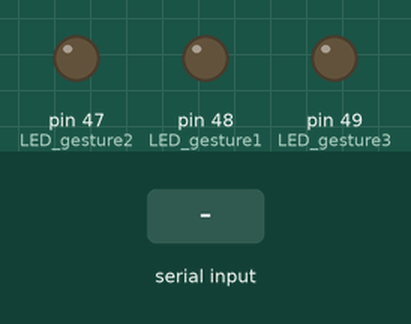
Recording of a sketch running on a simulated Arduino Mega 2560, built with avr-gcc and run on an emulated ATmega2560. On the bench: output pins drawn as LEDs (lit = HIGH). Inputs (shaded band) come from the test bench.

Above: at 1.2 s.
1.3 s: "1" received over Serial
At 1.9 s:
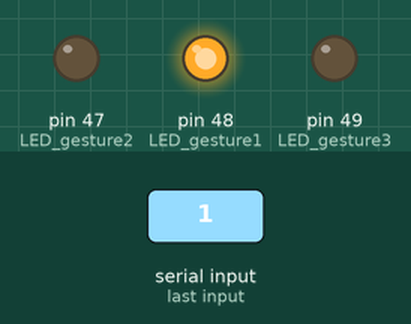
2.8 s: "2" received over Serial
At 4.0 s:
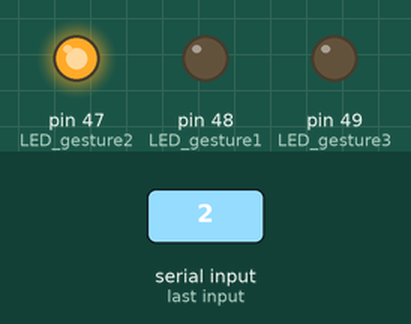
4.3 s: "3" received over Serial
At 5.3 s:
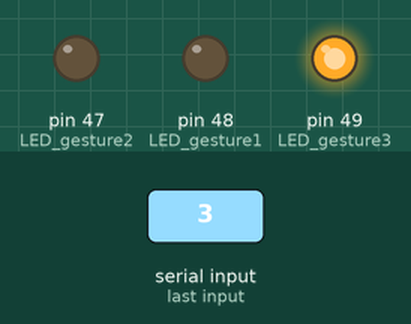
5.8 s: "0" received over Serial
At 6.5 s:
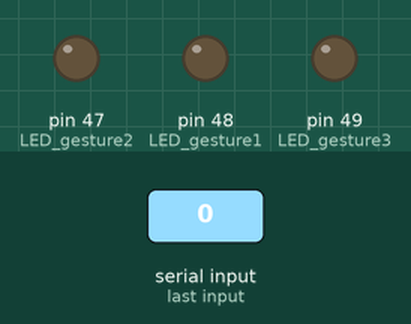
Timing chart, 0 to 8.3 s (numbered marks = the images above; inputs shaded):
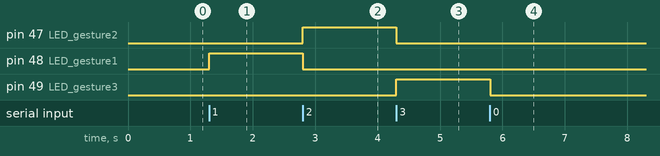

Measured:
- after the input at 1.3 s, pin 48 (LED_gesture1): LOW → HIGH at once
- after the input at 2.8 s, pin 47 (LED_gesture2): LOW → HIGH at once; pin 48 (LED_gesture1): HIGH → LOW at once
- after the input at 4.3 s, pin 47 (LED_gesture2): HIGH → LOW at once; pin 49 (LED_gesture3): LOW → HIGH at once
- after the input at 5.8 s, pin 49 (LED_gesture3): HIGH → LOW at once

The sketch:

2_WhiskSpeed.ino
```cpp
// motion detection - arduino code
// Define LED pins
const int LED_gesture1 = 48;
const int LED_gesture2 = 47;
const int LED_gesture3 = 49;

void setup() {
  // Initialize LED pins as OUTPUT
  pinMode(LED_gesture1, OUTPUT);
  pinMode(LED_gesture2, OUTPUT);
  pinMode(LED_gesture3, OUTPUT);

  // Start serial communication
  Serial.begin(9600);
}

void loop() {
  // Check if data is available to read
  if (Serial.available() > 0) {
    // Read the incoming byte (a command from Python)
    char command = Serial.read();

    // Control LEDs based on the received command
    if (command == '1') {
      digitalWrite(LED_gesture1, HIGH);  // Turn on LED_gesture1
      digitalWrite(LED_gesture2, LOW);   // Turn off LED_gesture2
      digitalWrite(LED_gesture3, LOW);   // Turn off LED_gesture3
    }
    else if (command == '2') {
      digitalWrite(LED_gesture1, LOW);   // Turn off LED_gesture1
      digitalWrite(LED_gesture2, HIGH);  // Turn on LED_gesture2
      digitalWrite(LED_gesture3, LOW);   // Turn off LED_gesture3
    }
    else if (command == '3') {
      digitalWrite(LED_gesture1, LOW);   // Turn off LED_gesture1
      digitalWrite(LED_gesture2, LOW);   // Turn off LED_gesture2
      digitalWrite(LED_gesture3, HIGH);  // Turn on LED_gesture3
    }
    else if (command == '0') {
      // Turn off all LEDs if needed
      digitalWrite(LED_gesture1, LOW);
      digitalWrite(LED_gesture2, LOW);
      digitalWrite(LED_gesture3, LOW);
    }
  }
}
```
